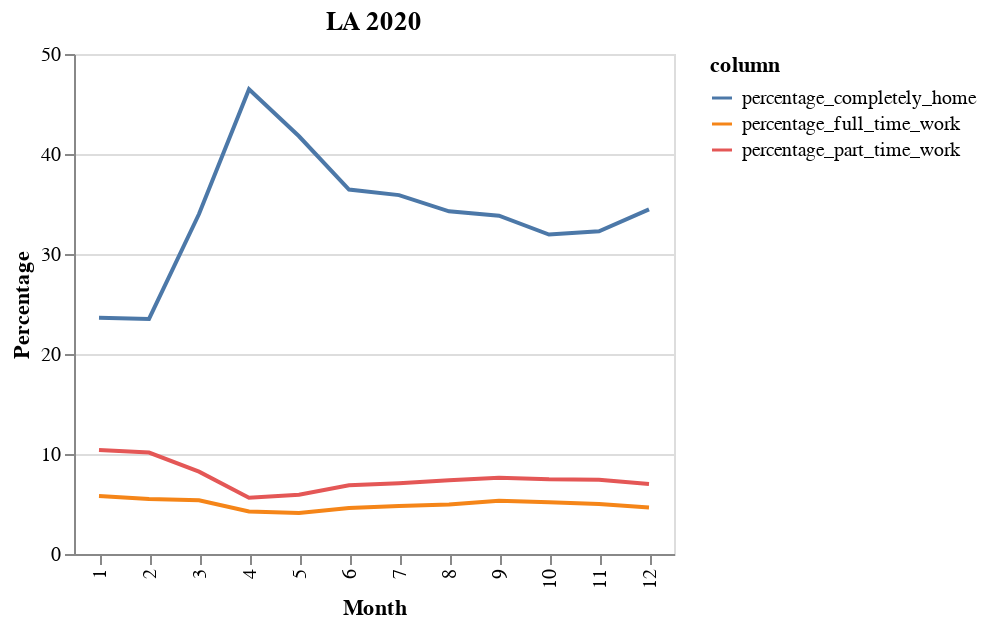

The code cell stored with this chart in its notebook:
### Code cell
title = '{} {}'.format(city,year)
alt.Chart(d, title=title).mark_line().encode(
    x=alt.X('month:O', title='Month'),
    y=alt.Y('value:Q', type='quantitative', title='Percentage'),
    color='column:N'
).properties(
    width=300,
    height=250
).interactive()

### Figure 1 — Vega-Lite specification as saved in the notebook (floating-point values rounded to 4 significant figures)
{"config": {"view": {"continuousWidth": 400, "continuousHeight": 300}}, "data": {"values": [{"month": 1, "column": "percentage_completely_home", "value": 23.63}, {"month": 2, "column": "percentage_completely_home", "value": 23.51}, {"month": 3, "column": "percentage_completely_home", "value": 33.99}, {"month": 4, "column": "percentage_completely_home", "value": 46.47}, {"month": 5, "column": "percentage_completely_home", "value": 41.77}, {"month": 6, "column": "percentage_completely_home", "value": 36.45}, {"month": 7, "column": "percentage_completely_home", "value": 35.89}, {"month": 8, "column": "percentage_completely_home", "value": 34.26}, {"month": 9, "column": "percentage_completely_home", "value": 33.82}, {"month": 10, "column": "percentage_completely_home", "value": 31.94}, {"month": 11, "column": "percentage_completely_home", "value": 32.27}, {"month": 12, "column": "percentage_completely_home", "value": 34.47}, {"month": 1, "column": "percentage_part_time_work", "value": 10.4}, {"month": 2, "column": "percentage_part_time_work", "value": 10.14}, {"month": 3, "column": "percentage_part_time_work", "value": 8.231}, {"month": 4, "column": "percentage_part_time_work", "value": 5.622}, {"month": 5, "column": "percentage_part_time_work", "value": 5.922}, {"month": 6, "column": "percentage_part_time_work", "value": 6.866}, {"month": 7, "column": "percentage_part_time_work", "value": 7.078}, {"month": 8, "column": "percentage_part_time_work", "value": 7.369}, {"month": 9, "column": "percentage_part_time_work", "value": 7.618}, {"month": 10, "column": "percentage_part_time_work", "value": 7.466}, {"month": 11, "column": "percentage_part_time_work", "value": 7.426}, {"month": 12, "column": "percentage_part_time_work", "value": 7.0}, {"month": 1, "column": "percentage_full_time_work", "value": 5.808}, {"month": 2, "column": "percentage_full_time_work", "value": 5.505}, {"month": 3, "column": "percentage_full_time_work", "value": 5.367}, {"month": 4, "column": "percentage_full_time_work", "value": 4.245}, {"month": 5, "column": "percentage_full_time_work", "value": 4.1}, {"month": 6, "column": "percentage_full_time_work", "value": 4.606}, {"month": 7, "column": "percentage_full_time_work", "value": 4.796}, {"month": 8, "column": "percentage_full_time_work", "value": 4.948}, {"month": 9, "column": "percentage_full_time_work", "value": 5.335}, {"month": 10, "column": "percentage_full_time_work", "value": 5.176}, {"month": 11, "column": "percentage_full_time_work", "value": 4.997}, {"month": 12, "column": "percentage_full_time_work", "value": 4.662}]}, "mark": "line", "encoding": {"color": {"type": "nominal", "field": "column"}, "x": {"type": "ordinal", "field": "month", "title": "Month"}, "y": {"type": "quantitative", "field": "value", "title": "Percentage"}}, "height": 250, "selection": {"selector002": {"type": "interval", "bind": "scales", "encodings": ["x", "y"]}}, "title": "LA 2020", "width": 300, "$schema": "https://vega.github.io/schema/vega-lite/v4.8.1.json"}
